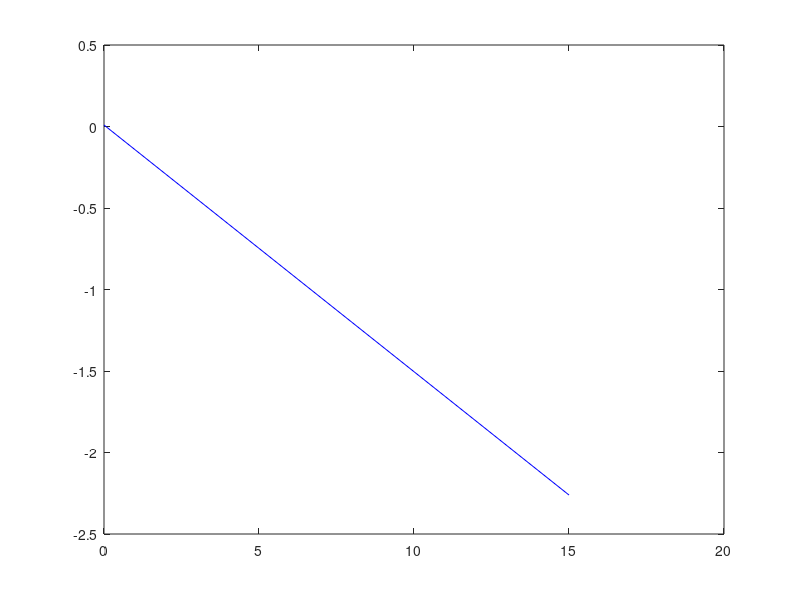

Here is the MATLAB script that generated this plot: (Note: this script raises an error after producing the figure.)
close all
clear all
clc

% Parametri e Dati
K =  16;
nBit = 4;
x = linspace(0,15,K);
y_data_old = [0.08 0.165 0.288 0.442 0.601 0.757 0.878 1.034 1.266 1.423 1.545 1.702 1.858 2.015 2.139 2.295];
y_data = [0.056 0.148 0.269 0.423 0.579 0.733 0.854 1.008 1.236 1.390 1.511 1.665 1.821 1.975 2.096 2.25];
y_data = -y_data;

% Retta di regressione
Sx = sum(x);
Sy = sum(y_data);
Sq = sum(x.^2);
P = sum(x.*y_data);

m_1 = (P-(Sx*Sy/K))/(Sq-(Sx*Sx/K));
q_1 = (Sy-(m_1*Sx))/K;

y_1 = m_1*x + q_1;

% Retta ideale
Va_max = -((5*5.6*(K-1))/((2^(nBit-1))*22));
m = Va_max/(K-1);
y = m*x;

% Errore guadagno
alpha = (atan(m)*180)/pi;
alpha_1 = (atan(m_1)*180)/pi;
Eg = ((alpha_1-alpha)/abs(alpha))*100;

% Errore offset
Eo = q_1;

% Errore INL
INL = abs(y_1)-abs(y_data);

% Errore DNL
A_dm = abs((y_1(16)-y_1(1))/15);
DNL = zeros(1,16);
for i = 1:16
    if i == 1
        %DNL(i) = y_data(i)-A_dm;
        DNL(i) = INL(i);
    else
        DNL(i) = abs((y_data(i)-y_data(i-1)))-A_dm;
    end
end

% plotting retta di regressione
figure('Name','Retta di regressione','NumberTitle','off')
plot(x,y_1,'blue')
hold on 
scatter(x,y_data,'+','red')
grid on
title('Retta di regressione')
xlabel('Conteggio in base 10')
ylabel('V_a     [V]')
xlim([-1 16])
ylim([-2.5 0.2])
legend('Retta di regressione','punti misurati')
hold off

% plotting INL e DNL
figure('Name','Errore non linearità assoluto','NumberTitle','off')
stem(x,INL,'blue')
grid on
title('Errore non linearità assoluto')
xlabel('Conteggio in base 10')
ylabel('INL')
xlim([-1 16])
ylim([-0.08 0.08])


figure('Name','Errore non linearità differenziale','NumberTitle','off')
stem(x,DNL,'blue')
grid on
title('Errore non linearità differenziale')
xlabel('Conteggio in base 10')
ylabel('DNL')
xlim([-1 16])
ylim([-0.09 0.09])


